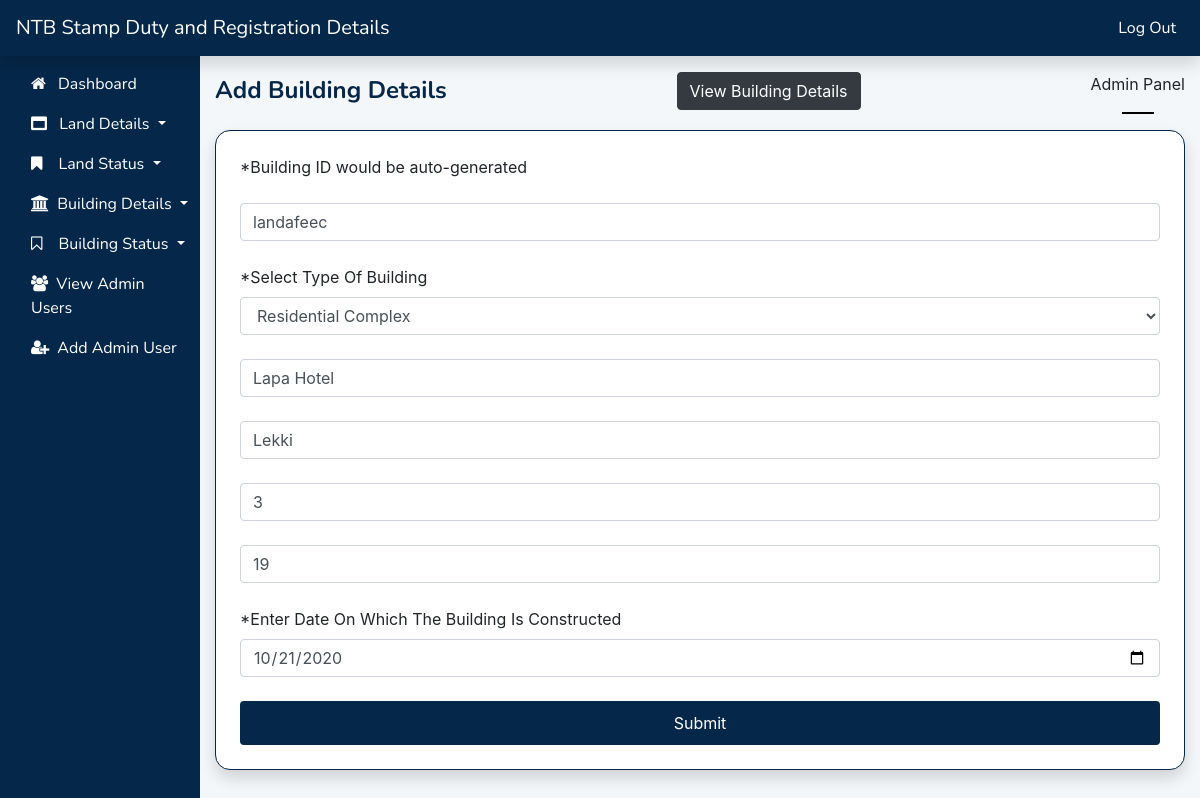
The app's page /addbuilding.php?id=2 (signed in) with its own data.
### tables this page shows
CREATE TABLE `building_details` (
  `id` int(11) NOT NULL,
  `building_id` varchar(255) NOT NULL,
  `land_id` varchar(255) NOT NULL,
  `type_of_building` varchar(255) NOT NULL,
  `name_of_building` varchar(255) NOT NULL,
  `building_location` varchar(255) NOT NULL,
  `num_of_floors` varchar(255) NOT NULL,
  `num_of_rooms` varchar(255) NOT NULL,
  `date_building_constructed` date NOT NULL DEFAULT current_timestamp()
);

### addbuilding.php (the view, shortened to what this page needs)
<?php
    require('connect_db.php');
    if(isset($_GET['id'])){
        $id = $_GET['id'];
        $query = "SELECT building_id, land_id, type_of_building, name_of_building, building_location, num_of_floors, num_of_rooms, date_building_constructed FROM building_details WHERE id = '$id'";
        $result = mysqli_query($conn, $query);
        if(mysqli_num_rows($result) == 1){
            while($row = mysqli_fetch_array($result)){
                $land_id = $row['land_id'];
                $type_building = $row['type_of_building'];
                $name_building = $row['name_of_building'];
                $building_location = $row['building_location'];
                $num_floors = $row['num_of_floors'];
                $num_rooms = $row['num_of_rooms'];
                $date_cons = $row['date_building_constructed'];
            }
        }
    }
?>
<div class="col-md-10 col-sm-9 pt-3 main-body">
    <div class="d-flex justify-content-between">
        <span class="active-page">Add Building Details</span>
        <div><a href="building.php" class="btn btn-dark status-btn text-center">View Building Details</a></div>
        <span>Admin Panel<hr class="hr-line"></span>
    </div>
    <div class="p-4 shadow" style="background-color: #fff; border-radius: 15px; border: 1px solid #052749">
        <form action="building_action.php?id=<?php if(isset($_GET['id'])) echo $_GET['id']; else echo 'new-rec';?>" method="post" name="form-land">
            <label class="pb-3">*Building ID would be auto-generated</label>
            <div class="form-group pb-2">
                <input type="text" class="form-control" id="b-l-id" name="b-l-id" placeholder="Enter Land ID" value="<?php if(isset($_GET['id'])) echo $land_id ?>" required>
            </div>
            <div class="form-group pb-2">
                <label for="b-type">*Select Type Of Building</label>
                <select class="form-control" id="b-type" name="b-type">
                    <?php
                        $Rselected = '';
                        if(isset($_GET['id'])){
                            if($type_building == 'Official Complex'){
                                $Oselected = 'selected';
                            }else if($type_building == 'Residential Complex'){
                                $Rselected = 'selected';
                            }else if($type_building == 'Shopping Complex'){
                                $Sselected = 'selected';
                            }
                        }
                    ?>
                    <option <?php if(isset($_GET['id'])) echo $Rselected ?>>Residential Complex</option>
                </select>
            </div>
            <div class="form-group pb-2">
                <input type="text" class="form-control" id="b-name" name="b-name" placeholder="Enter Name Of Building" value="<?php if(isset($_GET['id'])) echo $name_building ?>" required>
            </div>
            <div class="form-group pb-2">
                <input type="text" class="form-control" id="b-location" name="b-location" placeholder="Enter Building Location" value="<?php if(isset($_GET['id'])) echo $building_location ?>" required>
            </div>
            <div class="form-group pb-2">
                <input type="number" class="form-control" id="b-num-floors" name="b-num-floors" placeholder="Enter Number Of Floors" value="<?php if(isset($_GET['id'])) echo $num_floors ?>" required>
            </div>
            <div class="form-group pb-2">
                <input type="number" class="form-control" id="b-num-rooms" name="b-num-rooms" placeholder="Enter Number Of Rooms" value="<?php if(isset($_GET['id'])) echo $num_rooms ?>" required>
            </div>
            <div class="form-group pb-2">
                <label for="b-date-cons">*Enter Date On Which The Building Is Constructed</label>
                <input type="date" class="form-control" id="b-date-cons" name="b-date-cons" placeholder="Enter Date Building Is Constructed" value="<?php if(isset($_GET['id'])) echo $date_cons ?>" required>
            </div>
            <button type="submit" class="btn btn-submit btn-block p-2">Submit</button>
        </form>
    </div>
</div>

### assets/css/style.css (style rules this page uses)
.hr-line { width: 30px; border: 0.05px solid black; }
.btn-submit { padding: 3px 35px; background: #052749; border: 2px solid #00000000; color: white; }
.nav-header { background-color: #052749; }
.navbar a { color: #fff; font-family: 'Nunito', 'Trebuchet MS', 'Lucida Sans Unicode', 'Lucida Grande', 'Lucida Sans', Arial, sans-serif; }
.side-nav { background-color: #052749; position: fixed; z-index: 1; overflow-x: hidden; height: 100%; }
.active-page { color: #052749; font-weight: bold; font-size: x-large; font-family: 'Nunito', 'Trebuchet MS', 'Lucida Sans Unicode', 'Lucida Grande', 'Lucida Sans', Arial, sans-serif; }
.main-body { margin-left: auto; }

### records on screen
building_details: b-l-id "landafeec", b-name "Lapa Hotel", b-location "Lekki", b-num-floors "3", b-num-rooms "19", b-date-cons "10/21/2020"
